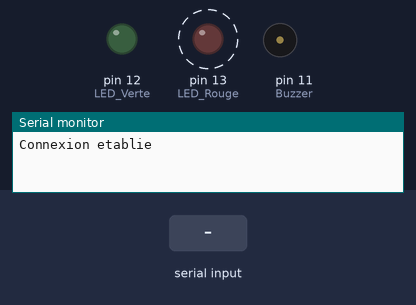
A sketch run on a simulated Arduino Uno, built with avr-gcc and run on an emulated ATmega328P. On the bench: output pins drawn as LEDs (lit = HIGH), buzzer (waves = sounding, pin HIGH), the last lines printed to the serial monitor. Dashed ring = blinking. The test bench sets the inputs (shaded band).

Above: at 1.1 s.
3.1 s: "farnell" received over Serial
At 5.7 s:
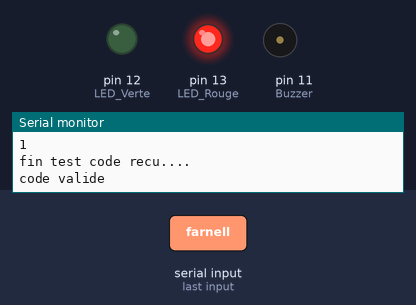
6.1 s: "1" received over Serial
At 6.99 s:
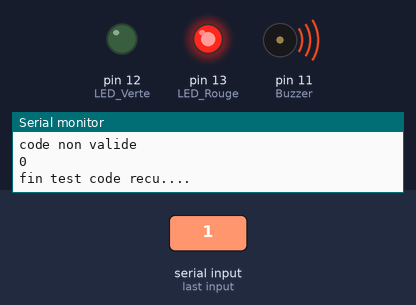
8.7 s: "jp" received over Serial
At 9.9 s:
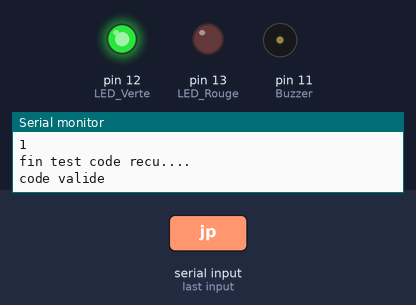
Timing chart, 0 to 17.0 s (numbered marks = the images above; inputs shaded):
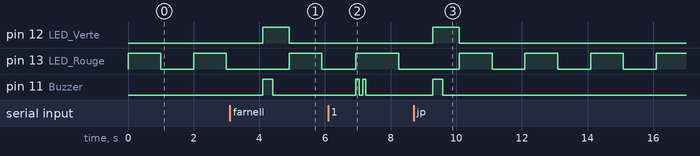

Measured:
- after the input at 3.1 s, pin 12 (LED_Verte): LOW → HIGH after 1.0 s, → LOW 0.80 s later; pin 11 (Buzzer): LOW → HIGH after 1.0 s, → LOW 0.30 s later
- after the input at 6.1 s, pin 11 (Buzzer): alternates HIGH for 0.10 s and LOW for 0.10 s, 4 changes in all, then stays LOW, starting after 0.85 s
- after the input at 8.7 s, pin 12 (LED_Verte): LOW → HIGH after 0.59 s, → LOW 0.80 s later; pin 11 (Buzzer): LOW → HIGH after 0.59 s, → LOW 0.30 s later
- by itself, pin 13 (LED_Rouge): alternates HIGH for 1.0 s and LOW for 1.0 s

The sketch:

ControlAccesV3.ino
```cpp
/*
Contrôle d’accès
Description:
Ce programme est un exercice d’initiation à la programmation
Il a pour fonction d’autoriser ou de refuser un accès en fonction d’un code secret reçu par le port série

Circuit:
Arduino Duemilanove
           LED rouge sur Pin 13
           LED verte sur Pin 12
          Buzzer sur Pin 11

Revision: V1.3
Ajout des mots de passe avec plusieurs caractères sous forme de strng et
nouvelle methode de test basée sur des if/else plutôt que switch/case qui ne supporte que les int.
+ Double BIP en cas d'accès refusé!
V1.2: Ajout des fonctions Clignote, AccesOk, AccesNoOK
created by CROZEMARIE J.Pierre
Janvier 2012

*/
//-----------------------------------------
// FONCTIONS
//-----------------------------------------
   void Clignote()
   {
digitalWrite(13, HIGH);     // On allume la LED rouge
  delay(1000);              // On attend 1 sec
  digitalWrite(13, LOW);    // On eteind la LED rouge
  delay(1000);             // On attend 1 sec
}
//--------------------------------------
void AccesOK ()
{
     digitalWrite(12, HIGH);   //On allume la LED Vert
     digitalWrite(13, LOW);    //On éteind la LED rouge
     digitalWrite(11, HIGH);   //On fait BIP pendant 0.3 seconde
     delay(300);
     digitalWrite(11, LOW);    // On arrete le BIP
     delay(500);               // On laisse la LED Verte allumée un peu plus longtemps
     digitalWrite(12, LOW);   // On eteind la LED Verte
}
//------------------------------------
void AccesNoOK ()
{
digitalWrite(13, HIGH);       //On allume la LED Rouge
digitalWrite(12, LOW);         //On éteind la LED Verte
digitalWrite(11, HIGH);       //On fait BIP-Bip pendant 0.3 seconde
delay(100);
digitalWrite(11, LOW);
delay(100);
digitalWrite(11, HIGH);
delay(100);
digitalWrite(11, LOW);
digitalWrite(13, LOW);       //On re-éteind la LED Rouge
}
//------------------------------------------------
/*String LireCode () //Fonction qui retour un string, void ne retourn rien!
{
String Code;

Serial.println("Debut Fct readstring");
  	  while (Serial.available()) {
	  delay(10);
	    if (Serial.available() >0) {
	  char c = Serial.read();
	  Code = Code + c; }
	  }

	if (Code.length() >0) {
Serial.println("Code recu =");
  Serial.println(Code);
return Code;
	//Code="";
	}}*/
//-------------------------
boolean CodeOK = false;
int Pwd1 ;
int Pwd2;
int PwdTot;

void setup()
{
Serial.begin(9600);
Serial.println("Connexion etablie"); // permet de vérifier la connexion

  pinMode(13, OUTPUT); // LED Rouge
  pinMode(12, OUTPUT); // LED Verte
  pinMode(11, OUTPUT); // Buzzer

}

void loop()
{
  String Code;
  Clignote ();
          //Serial.println("Debut lecture");
  	  while (Serial.available()) {
	  delay(10);
	    if (Serial.available() >0) {
	  char c = Serial.read();
	  Code = Code + c; }
	  }

	if (Code.length() >0) // Siquelque chose reçu
            {
              Serial.println("Code recu =");
              Serial.println(Code);

               if (Code == "farnell")
                  {
                    Serial.println("****** est valide");
                    Pwd1 = 1;
                  }
                else
                   {
                     Serial.println("code non valide");
                     Pwd1 = 0;
                   }
//----------------------------
if (Code == "jp")
{
  Serial.println("** est valide");
  Pwd2 = 1;
  //Code= "";
}
else
{
  Serial.println("code non valide");
  Pwd2 = 0;
  //Code= "";
}
PwdTot = Pwd1+Pwd2;
Serial.println(PwdTot);
//-------------------------
Serial.println("fin test code recu....");
   if (PwdTot != 0)
{
  Serial.println("code valide");
  AccesOK ();
  //Code= "";
}
else
{
  Serial.println("code non valide");
  AccesNoOK ();
  //Code= "";
}
}// fin du test si code recu
} // fin de loop
```
